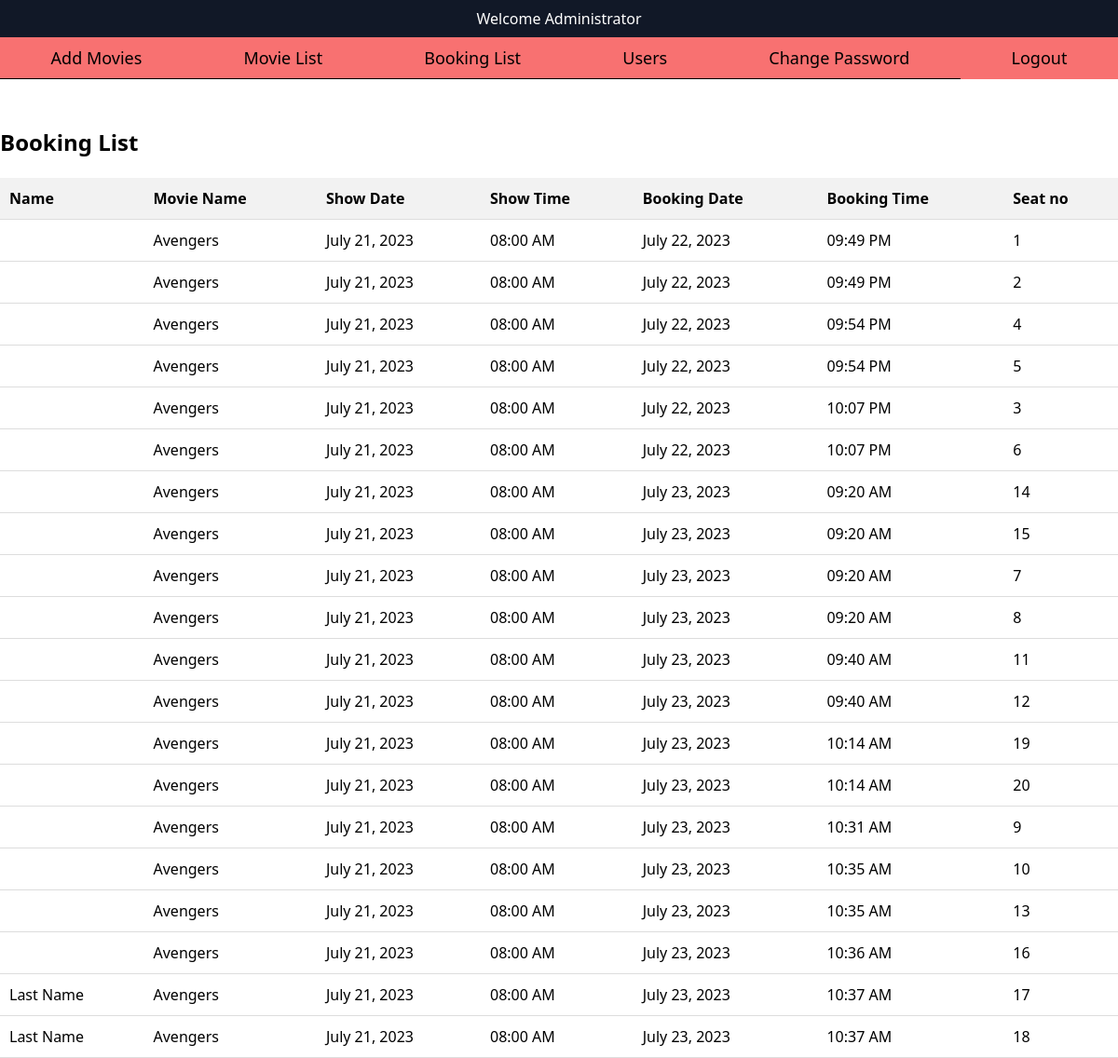
Page /admin/booking.php on the committed database.
### tables this page shows
CREATE TABLE `booking` (
  `id` int(11) NOT NULL,
  `movie_id` int(11) NOT NULL,
  `show_date` date NOT NULL,
  `show_time` time NOT NULL,
  `seat_id` int(11) NOT NULL,
  `total_price` varchar(11) NOT NULL DEFAULT '0',
  `booking_date` date NOT NULL DEFAULT current_timestamp(),
  `booking_time` time NOT NULL DEFAULT current_timestamp(),
  `fname` varchar(50) NOT NULL,
  `lname` varchar(50) NOT NULL
);

CREATE TABLE `movie` (
  `id` int(11) NOT NULL,
  `name` varchar(225) NOT NULL,
  `genre` varchar(30) NOT NULL,
  `industry` varchar(20) NOT NULL,
  `language` varchar(20) NOT NULL,
  `duration` varchar(30) NOT NULL,
  `reldate` varchar(20) NOT NULL,
  `director` varchar(30) NOT NULL,
  `actor` varchar(30) NOT NULL,
  `description` varchar(225) NOT NULL,
  `price` varchar(225) NOT NULL,
  `image` varchar(225) NOT NULL,
  `fdate` date NOT NULL,
  `sdate` date NOT NULL,
  `fshow` time NOT NULL
);

### admin/booking.php (the view, shortened to what this page needs)
<?php include('header.php'); ?>
<?php
$servername = "localhost";
$username = "root";
$password = "";
$dbname = "moviebooking";
$conn = new mysqli($servername, $username, $password, $dbname);
$sql = "SELECT booking.*, movie.name AS movie_name FROM booking JOIN movie ON booking.movie_id = movie.id";
$result = $conn->query($sql);
if ($result && $result->num_rows > 0) {
    echo "<div class='booking-list'>";
    echo "<h2>Booking List</h2>";
    echo "<table>";
    echo "<tr>
    <th>Name</th>
            <th>Movie Name</th>
            <th>Show Date</th>
            <th>Show Time</th>
            <th>Booking Date</th>
            <th>Booking Time</th>
            <th>Seat no</th>
          </tr>";
    while ($row = $result->fetch_assoc()) {
       $fname = $row['fname'];
       $lname = $row['lname'];
        $movieName = $row['movie_name'];
        $showDate = date('F j, Y', strtotime($row['show_date']));
        $showTime = date('h:i A', strtotime($row['show_time']));
        $bookingDate = date('F j, Y', strtotime($row['booking_date']));
        $bookingTime = date('h:i A', strtotime($row['booking_time']));
        $seatid = $row['seat_id'];
        echo "<tr>
        <td>$fname $lname</td>
                <td>$movieName</td>
                <td>$showDate</td>
                <td>$showTime</td>
                <td>$bookingDate</td>
                <td>$bookingTime</td>
                <td>$seatid</td>
              </tr>";
    }
    echo "</table>";
    echo "</div>";
} else {
    echo "No bookings found.";
}
?>

### admin/header.php (shortened to what this page needs)
<!DOCTYPE html>
<html lang="en">
<head>
    <link href="https://cdn.jsdelivr.net/npm/tailwindcss@2.2.19/dist/tailwind.min.css" rel="stylesheet">
</head>
<body>
    <div class="head bg-gray-900 py-2">
        <h1 class="text-white text-center">Welcome Administrator</h1>
    </div>
    <nav class="flex bg-red-400">
        <ul class="flex w-full text-lg">
            <li class="py-2 border-b border-black flex-grow text-center">
                <a href="addmovies.php" class="block px-4 hover:text-red-600">Add Movies</a>
            </li>
            <li class="py-2 border-b border-black flex-grow text-center">
                <a href="movielist.php" class="block px-4">Movie List</a>
            </li>
            <li class="py-2 border-b border-black flex-grow text-center">
                <a href="booking.php" class="block px-4">Booking List</a>
            </li>
            <li class="py-2 border-b border-black flex-grow text-center">
                <a href="user.php" class="block px-4">Users</a>
            </li>
            <li class="py-2 border-b border-black flex-grow text-center">
                <a href="addmovies.php" class="block px-4">Change Password</a>
            </li>
            <li class="py-2 flex-grow text-center">
                <a href="logout.php" class="block px-4">Logout</a>
            </li>
        </ul>
    </nav>
</body>
</html>

### admin/booking.php (style rules this page uses)
.booking-list { margin-top: 50px; }
.booking-list h2 { font-size: 24px; font-weight: bold; margin-bottom: 20px; }
.booking-list table { width: 100%; border-collapse: collapse; }
.booking-list th, .booking-list td { padding: 10px; text-align: left; border-bottom: 1px solid #ddd; }
.booking-list th { background-color: #f2f2f2; }

### rows in the picture
booking: movie.name "Avengers", show_date "July 21, 2023", show_time "08:00 AM", booking_date "July 22, 2023", booking_time "09:49 PM", seat "1"
booking: movie.name "Avengers", show_date "July 21, 2023", show_time "08:00 AM", booking_date "July 22, 2023", booking_time "09:49 PM", seat "2"
booking: movie.name "Avengers", show_date "July 21, 2023", show_time "08:00 AM", booking_date "July 22, 2023", booking_time "09:54 PM", seat "4"
booking: movie.name "Avengers", show_date "July 21, 2023", show_time "08:00 AM", booking_date "July 22, 2023", booking_time "09:54 PM", seat "5"
booking: movie.name "Avengers", show_date "July 21, 2023", show_time "08:00 AM", booking_date "July 22, 2023", booking_time "10:07 PM", seat "3"
booking: movie.name "Avengers", show_date "July 21, 2023", show_time "08:00 AM", booking_date "July 22, 2023", booking_time "10:07 PM", seat "6"
booking: movie.name "Avengers", show_date "July 21, 2023", show_time "08:00 AM", booking_date "July 23, 2023", booking_time "09:20 AM", seat "14"
booking: movie.name "Avengers", show_date "July 21, 2023", show_time "08:00 AM", booking_date "July 23, 2023", booking_time "09:20 AM", seat "15"
booking: movie.name "Avengers", show_date "July 21, 2023", show_time "08:00 AM", booking_date "July 23, 2023", booking_time "09:20 AM", seat "7"
booking: movie.name "Avengers", show_date "July 21, 2023", show_time "08:00 AM", booking_date "July 23, 2023", booking_time "09:20 AM", seat "8"
booking: movie.name "Avengers", show_date "July 21, 2023", show_time "08:00 AM", booking_date "July 23, 2023", booking_time "09:40 AM", seat "11"
booking: movie.name "Avengers", show_date "July 21, 2023", show_time "08:00 AM", booking_date "July 23, 2023", booking_time "09:40 AM", seat "12"
booking: movie.name "Avengers", show_date "July 21, 2023", show_time "08:00 AM", booking_date "July 23, 2023", booking_time "10:14 AM", seat "19"
booking: movie.name "Avengers", show_date "July 21, 2023", show_time "08:00 AM", booking_date "July 23, 2023", booking_time "10:14 AM", seat "20"
booking: movie.name "Avengers", show_date "July 21, 2023", show_time "08:00 AM", booking_date "July 23, 2023", booking_time "10:31 AM", seat "9"
booking: movie.name "Avengers", show_date "July 21, 2023", show_time "08:00 AM", booking_date "July 23, 2023", booking_time "10:35 AM", seat "10"
booking: movie.name "Avengers", show_date "July 21, 2023", show_time "08:00 AM", booking_date "July 23, 2023", booking_time "10:35 AM", seat "13"
booking: movie.name "Avengers", show_date "July 21, 2023", show_time "08:00 AM", booking_date "July 23, 2023", booking_time "10:36 AM", seat "16"
booking: fname "Last", lname "Name", movie.name "Avengers", show_date "July 21, 2023", show_time "08:00 AM", booking_date "July 23, 2023", booking_time "10:37 AM", seat "17"
booking: fname "Last", lname "Name", movie.name "Avengers", show_date "July 21, 2023", show_time "08:00 AM", booking_date "July 23, 2023", booking_time "10:37 AM", seat "18"
